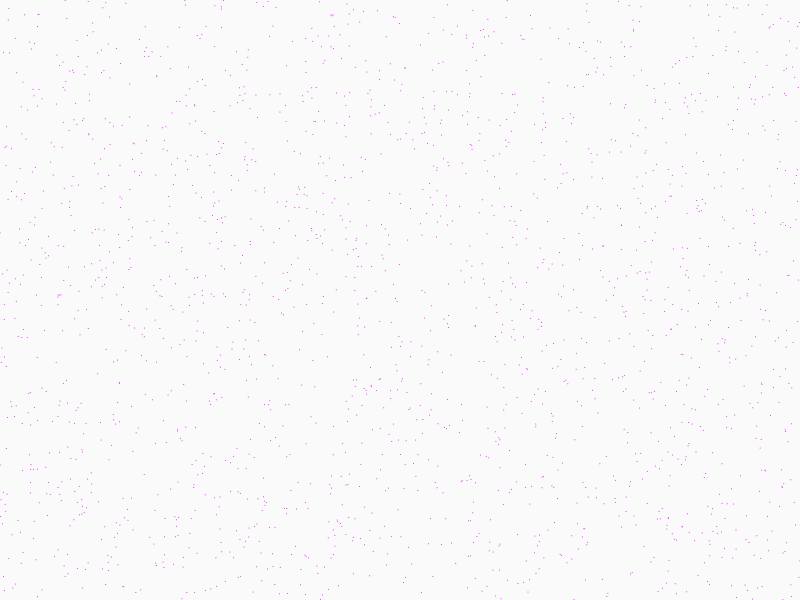
Frame 1 (no input)
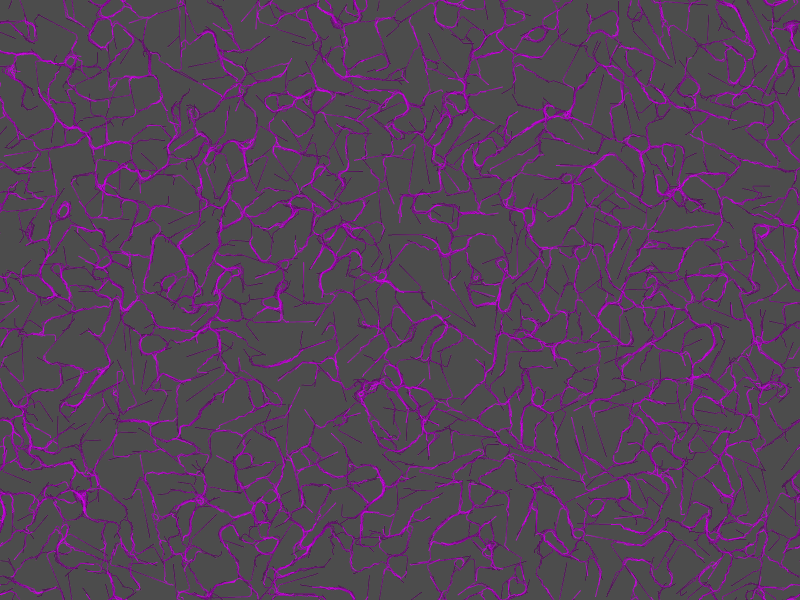
Frame 60 (no input)
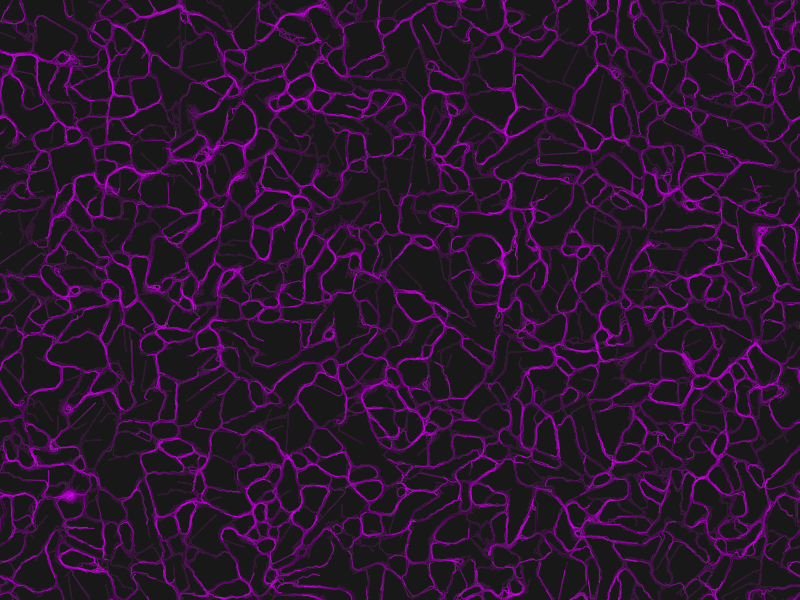
Frame 120 (the mouse pressed at the canvas centre since frame 60)

The p5.js sketch that drew these frames (run headless with seeded random() and noise() and a simulated clock; from frame 60 on, the mouse is pressed at the canvas centre):

// p5.js sketch
// ── sketch.js
//this is what creates the molds
let molds = [];
let num = 2000;

//this is pixel density
let d;

function setup() {
  createCanvas(displayWidth, displayHeight);
  
  //bc apparently js defaults to radians
  angleMode(DEGREES);

  //declaration that helps us sense pixel density 
  d = pixelDensity();

  //for loop to create an array of molds
  for (let i=0; i<num; i++) {
    molds[i] = new Mold();
  }  
}

function draw() {
  //black background with a transparency of 5
  background(0, 5);

  //getting the pixel array data
  loadPixels();
  //calling update BEFORE display
  //inside of a for loop because we need it yknow updating over and over
  for (let i=0; i<num; i++) {
    molds[i].update();
    molds[i].display();
  }

}

//so the size of it can follow the window size
function windowResized() {
  resizeCanvas(displayWidth, displayHeight);
}

// ── physarum.js
// stealing and taking right now, that's what good programers do right?
// taking from `https://openprocessing.org/sketch/2213463/#code`
// and also from `https://www.youtube.com/watch?v=VyXxSNcgDtg`
//ill try to comment and explain everything so im learning for real and proving it, or i'll explain what's going on in the `pseudo.md`

let newcolor;

//this. is to call a method within a class (i was confused on that for a while)
class Mold {
    constructor() {
        //starting position of the mold
        this.x = random(width);
        this.y = random(height);
        //radius of the mold
        this.r = 0.5;

        //this is the angle it's headed
        this.direction = random(360);
        //these are for converting from polar to cartesian coordinates (i dont really get this part)
        this.vx = cos(this.direction);
        this.vy = sin(this.direction);
        //setting the rotating angle, this value will be used after deciding what direction to rotate the slime in
        //can be increased for sharper turns
        this.rotAngle = 45;

        //making a sensor (using a vector which is a class that can hold 2 values)
        this.lSensorPos = createVector(0, 0);
        this.rSensorPos = createVector(0, 0);
        this.cSensorPos = createVector(0, 0);
        this.sensorAngle = 45;
        this.sensorDist = 5;

        newcolor = color(random(0, 255), random(0, 255), random(0, 255)); 
    }

    //this method makes it so that the sensor position is based on the angle and distance of the mold position, not just a constant
    update() {
        //moving the mold
        //resetting the this.v- values because the mold will be moving over time
        this.vx = cos(this.direction);
        this.vy = sin(this.direction);

        //setting position
        //previously just `this.- = this.- + this.v-`
        //`+ width % width prevents this value from being negative, also used in the getSensorPos method down at the bottom of the Mold class
        this.x = (this.x + this.vx + width) % width;
        this.y = (this.y + this.vy + height) % height;

        //see getSensorPos() down at the bottom of the Mold class
        this.getSensorPos(this.lSensorPos, this.direction - this.sensorAngle)
        this.getSensorPos(this.rSensorPos, this.direction + this.sensorAngle)
        this.getSensorPos(this.cSensorPos, this.direction)

        //equation for finding index values (how light or dark each pixel is)
        let index, l, r, c;
        index = 4 * (d * floor(this.lSensorPos.y)) * (d * width) + 4 * (d * floor(this.lSensorPos.x));

        //taking the color value inside the pixel and storing it in l(eft) r(ight) and c(enter)
        l = pixels[index];

        //doing the last two steps 2 more times
        index = 4 * (d * floor(this.rSensorPos.y)) * (d * width) + 4 * (d * floor(this.rSensorPos.x));
        r = pixels[index];
        index = 4 * (d * floor(this.cSensorPos.y)) * (d * width) + 4 * (d * floor(this.cSensorPos.x));
        c = pixels[index];

        //thank you console
        //commenting this out because it was good to make sure things were running but now it makes looking at the console on the webpage so impossibly slow
        //print(r, l, c);

        //conditionals to compare which direction the mold should travel
        // if the center is most, then no value change
        if (c > r && c > l) {
            this.direction += 0;
        }   else if (c < l && c < r) {
            //if the left and right are both less than center then pick a random direction

            //random(1) returns a value between 0 & 0.9999999
            //this function creates a 50% chance that the value will be less than 0.5
            //in other words, a 50% chance to turn right
            if (random(1) < 0.5) {
                this.direction += this.rotAngle;
            }   else {
                // this is not in the tutorial but i think i need to add 'else' to get it to turn left on the other half of values
                this.direction += -this.rotAngle;
            }
        }   else if (l > r) {
            //if the left value is higher, turn left (negative this.rotAngle)
            this.direction += -this.rotAngle;
        }   else if (r > l) {
            //and vice versa
            this.direction += this.rotAngle;
        }
    }

    //this is drawing the molds themselves
    //as a METHOD not a FUNCTION because it's specific to the class
    display() {
        //this is the mold dot (colored white)
        //noStroke() because the stroke is bigger than the size of the mold and it shows up black if the stroke is included
        noStroke();
        fill(newcolor);
        //fill(240, 180, 180);
        ellipse(this.x, this.y, this.r*2, this.r*2);

        //large section of stuff commented out because it was used earlier to check that certain steps were working

        // //drawing a line to show where the mold is heading
        // line(this.x, this.y, this.x + this.r*3*this.vx, this.y + this.r*3*this.vy);

        // //visualizing the sensor, and where it's facing
        // fill(255, 0, 0);
        // ellipse(this.lSensorPos.x, this.lSensorPos.y, this.r*2, this.r*2);

        // //two more copies cause two more sensors
        // ellipse(this.rSensorPos.x, this.rSensorPos.y, this.r*2, this.r*2);
        // ellipse(this.cSensorPos.x, this.cSensorPos.y, this.r*2, this.r*2);
    }

    //getting the sensor position was done under the update() method before (check older versions to see)
    //but this allows us to prevent the issue of sensor values that go beyond the canvas boundaries
    //this also simplifies the code up there and makes the equations simpler and easier to break down, better on the eyes, not just formulas anymore
    getSensorPos(sensor, angle) {
        //this is essentially r*cos(angle) which is how you convert from polar coordnates to cartesian (starting to make more sense)
        //which gets us the sensor and allows its position to be controlled by the two variables of dist and angle
        //the two lines below this are what was copied (and slightly edited) from inside the update() function
        //the edits are including the % which will send the mold from one side of the canvas to the other if it hits the border
        //this happens because the remainder of dividing something larger than width by width will return a value of 1 i think? if we're only working in integers (which we are)
        //adding width to the sensor value beofre % guarantees that the sensor value will never go below 0
        sensor.x = (this.x + this.sensorDist*cos(angle) + width) % width;
        sensor.y = (this.y + this.sensorDist*sin(angle) + height) % height;
    }
}
